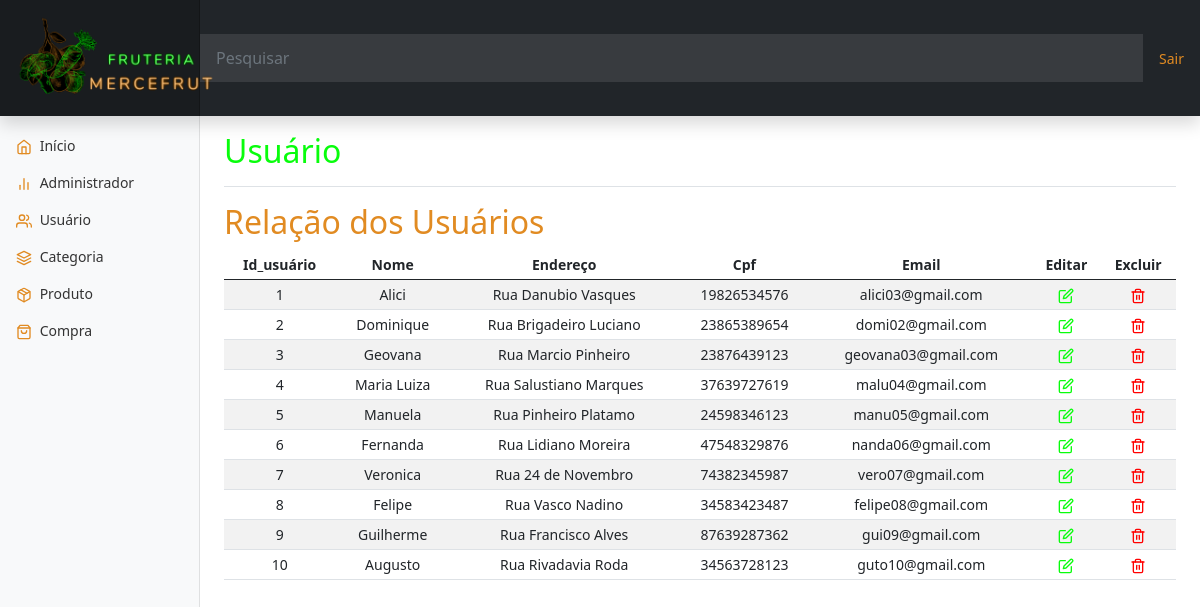
The app's page /DAW2021_Gabrielbisso/usuario/listar.php (signed in) with its own data.
### tables this page shows
CREATE TABLE `usuario` (
  `id_usuario` int(11) NOT NULL,
  `nome` varchar(200) NOT NULL,
  `endereco` varchar(200) NOT NULL,
  `cpf` varchar(11) NOT NULL,
  `senha` varchar(50) NOT NULL,
  `email` varchar(100) NOT NULL
);

### DAW2021_Gabrielbisso/class/UsuarioDAO.php (called while the page is built, shortened)
<?php
    include_once "Usuario.php";
    class UsuarioDAO{
        public function __construct(){
            $this->conexao = new PDO ("mysql:host=localhost;dbname=mercefrut", "root", "");}
        public function listar(){
            $resultado = $this->conexao->prepare("SELECT * FROM usuario");
            $resultado->execute();
            $arrayUsuario = array();
            while ($retorno = $resultado->fetch())
            {
                $objUsuario = new Usuario();
                $objUsuario->setId_usuario($retorno['id_usuario']);
                $objUsuario->setNome($retorno['nome']);
                $objUsuario->setEndereco($retorno['endereco']);
                $objUsuario->setCpf($retorno['cpf']);
                $objUsuario->setEmail($retorno['email']);
                $arrayUsuario[] = $objUsuario;
            }
            return $arrayUsuario;
        }
    }
?>

### DAW2021_Gabrielbisso/class/Usuario.php (called while the page is built, shortened)
<?php
    class Usuario{
        private $id_usuario;
        private $nome;
        private $endereco;
        private $cpf;
        private $email;
    public function getId_usuario(){
        return $this->id_usuario;
    }
    public function setId_usuario($valor){
        $this->id_usuario = $valor;
    }
    public function getNome(){
        return $this->nome;
    }
    public function setNome($valor){
        $this->nome = $valor;
    }
    public function getEndereco(){
        return $this->endereco;
    }
    public function setEndereco($valor){
        $this->endereco = $valor;
    }
    public function getCpf(){
        return $this->cpf;
    }
    public function setCpf($valor){
        $this->cpf = $valor;
    }
    public function getEmail(){
        return $this->email;
    }
    public function setEmail($valor){
        $this->email = $valor;
    }
}
?>

### DAW2021_Gabrielbisso/usuario/listar.php (the view, shortened to what this page needs)
<?php
    include_once ("../cabecalho.php");
    include_once("../class/Usuario.php");
    include_once("../class/UsuarioDAO.php");
    $objUsuarioDAO = new UsuarioDAO();
    $retorno = $objUsuarioDAO->listar();
?>
<main class="col-md-9 ms-sm-auto col-lg-10 px-md-4">
  <div class="d-flex justify-content-between flex-wrap flex-md-nowrap align-items-center pt-3 pb-2 mb-3 border-bottom">
    <h1 class="h2" style='color: #08FD0C;'>Usuário</h1>
  </div>
  <h2 style='color: #E18B22;'>Relação dos Usuários</h2>
  <div class="table-responsive">
    <table class="table table-striped table-sm">
      <thead>
        <tr style="text-align: center;">
          <th scope="col">Id_usuário</th>
          <th scope="col">Nome</th>
          <th scope="col">Endereço</th>
          <th scope="col">Cpf</th>
          <th scope="col">Email</th>
          <th scope="col">Editar</th>
          <th scope="col">Excluir</th>
        </tr>
      </thead>
      <tbody>
        <?php
          foreach ($retorno as $linha)
          {
        ?>
          <tr style="text-align: center;">
            <td><?=$linha->getId_usuario();?></td>
            <td><?=$linha->getNome();?></td>
            <td><?=$linha->getEndereco();?></td>
            <td><?=$linha->getCpf();?></td>
            <td><?=$linha->getEmail();?></td>
            <td><a href="editar.php?id=<?=$linha->getId_usuario();?>"><span data-feather="edit" style='color: #08FD0C;'>Editar</span></a></td>
            <td><a href="excluir.php?id=<?=$linha->getId_usuario();?>"><span data-feather="trash-2" style="color:red">Excluir</span></a></td>
          </tr>
        <?php
          }
        ?>
      </tbody>
    </table>
  </div>
</main>
<?php
  include_once ("../rodape.php");
?>

### DAW2021_Gabrielbisso/dadostemplate/dashboard.css (style rules this page uses)
body { font-size: .875rem; }
.feather { width: 16px; height: 16px; vertical-align: text-bottom; }

### records on screen
usuario: id_usuario "1", nome "Alici", endereco "Rua Danubio Vasques", cpf "19826534576", email "alici03@gmail.com"
usuario: id_usuario "2", nome "Dominique", endereco "Rua Brigadeiro Luciano", cpf "23865389654", email "domi02@gmail.com"
usuario: id_usuario "3", nome "Geovana", endereco "Rua Marcio Pinheiro", cpf "23876439123", email "geovana03@gmail.com"
usuario: id_usuario "4", nome "Maria Luiza", endereco "Rua Salustiano Marques", cpf "37639727619", email "malu04@gmail.com"
usuario: id_usuario "5", nome "Manuela", endereco "Rua Pinheiro Platamo", cpf "24598346123", email "manu05@gmail.com"
usuario: id_usuario "6", nome "Fernanda", endereco "Rua Lidiano Moreira", cpf "47548329876", email "nanda06@gmail.com"
usuario: id_usuario "7", nome "Veronica", endereco "Rua 24 de Novembro", cpf "74382345987", email "vero07@gmail.com"
usuario: id_usuario "8", nome "Felipe", endereco "Rua Vasco Nadino", cpf "34583423487", email "felipe08@gmail.com"
usuario: id_usuario "9", nome "Guilherme", endereco "Rua Francisco Alves", cpf "87639287362", email "gui09@gmail.com"
usuario: id_usuario "10", nome "Augusto", endereco "Rua Rivadavia Roda", cpf "34563728123", email "guto10@gmail.com"
